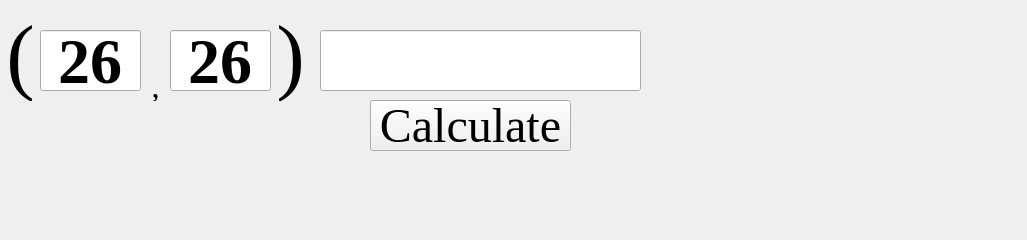
<?xml version="1.0" encoding="UTF-8"?>
<ui version="4.0">
 <class>MainWindow</class>
 <widget class="QMainWindow" name="MainWindow">
  <property name="geometry">
   <rect>
    <x>0</x>
    <y>0</y>
    <width>1027</width>
    <height>240</height>
   </rect>
  </property>
  <property name="windowTitle">
   <string>MainWindow</string>
  </property>
  <widget class="QWidget" name="centralwidget">
   <widget class="QPushButton" name="pushButton_result">
    <property name="geometry">
     <rect>
      <x>370</x>
      <y>100</y>
      <width>201</width>
      <height>51</height>
     </rect>
    </property>
    <property name="font">
     <font>
      <family>Times New Roman</family>
      <pointsize>36</pointsize>
     </font>
    </property>
    <property name="cursor">
     <cursorShape>ClosedHandCursor</cursorShape>
    </property>
    <property name="text">
     <string>Calculate</string>
    </property>
   </widget>
   <widget class="QLineEdit" name="lineEdit_1">
    <property name="geometry">
     <rect>
      <x>40</x>
      <y>30</y>
      <width>101</width>
      <height>61</height>
     </rect>
    </property>
    <property name="font">
     <font>
      <family>Times New Roman</family>
      <pointsize>48</pointsize>
      <weight>75</weight>
      <bold>true</bold>
     </font>
    </property>
    <property name="text">
     <string>26</string>
    </property>
    <property name="alignment">
     <set>Qt::AlignCenter</set>
    </property>
   </widget>
   <widget class="QLineEdit" name="lineEdit_2">
    <property name="geometry">
     <rect>
      <x>170</x>
      <y>30</y>
      <width>101</width>
      <height>61</height>
     </rect>
    </property>
    <property name="font">
     <font>
      <family>Times New Roman</family>
      <pointsize>48</pointsize>
      <weight>75</weight>
      <bold>true</bold>
     </font>
    </property>
    <property name="text">
     <string>26</string>
    </property>
    <property name="alignment">
     <set>Qt::AlignCenter</set>
    </property>
   </widget>
   <widget class="QLabel" name="label">
    <property name="geometry">
     <rect>
      <x>130</x>
      <y>70</y>
      <width>51</width>
      <height>31</height>
     </rect>
    </property>
    <property name="font">
     <font>
      <family>Times New Roman</family>
      <pointsize>24</pointsize>
     </font>
    </property>
    <property name="text">
     <string>,</string>
    </property>
    <property name="alignment">
     <set>Qt::AlignCenter</set>
    </property>
   </widget>
   <widget class="QLabel" name="label_2">
    <property name="geometry">
     <rect>
      <x>-20</x>
      <y>10</y>
      <width>81</width>
      <height>91</height>
     </rect>
    </property>
    <property name="font">
     <font>
      <family>Times New Roman</family>
      <pointsize>64</pointsize>
     </font>
    </property>
    <property name="text">
     <string>(</string>
    </property>
    <property name="alignment">
     <set>Qt::AlignCenter</set>
    </property>
   </widget>
   <widget class="QLabel" name="label_3">
    <property name="geometry">
     <rect>
      <x>250</x>
      <y>10</y>
      <width>81</width>
      <height>91</height>
     </rect>
    </property>
    <property name="font">
     <font>
      <family>Times New Roman</family>
      <pointsize>64</pointsize>
     </font>
    </property>
    <property name="text">
     <string>)</string>
    </property>
    <property name="alignment">
     <set>Qt::AlignCenter</set>
    </property>
   </widget>
   <widget class="QLineEdit" name="lineEdit_result">
    <property name="geometry">
     <rect>
      <x>320</x>
      <y>30</y>
      <width>321</width>
      <height>61</height>
     </rect>
    </property>
    <property name="font">
     <font>
      <family>Times New Roman</family>
      <pointsize>48</pointsize>
      <weight>75</weight>
      <bold>true</bold>
     </font>
    </property>
    <property name="text">
     <string/>
    </property>
    <property name="alignment">
     <set>Qt::AlignCenter</set>
    </property>
   </widget>
  </widget>
 </widget>
 <resources/>
 <connections/>
</ui>
